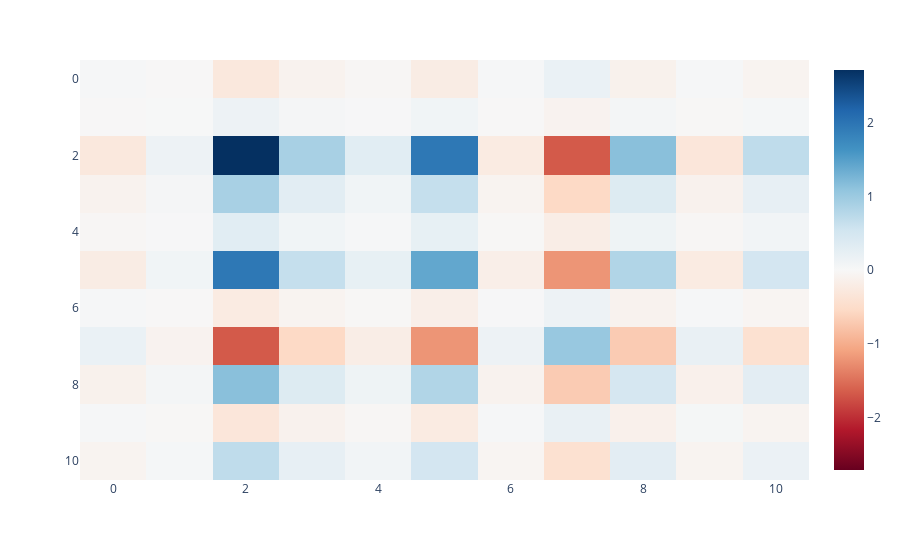

The notebook cell this image was saved under:
### Code cell
print(dot_products.shape)
imshow_div(dot_products)
